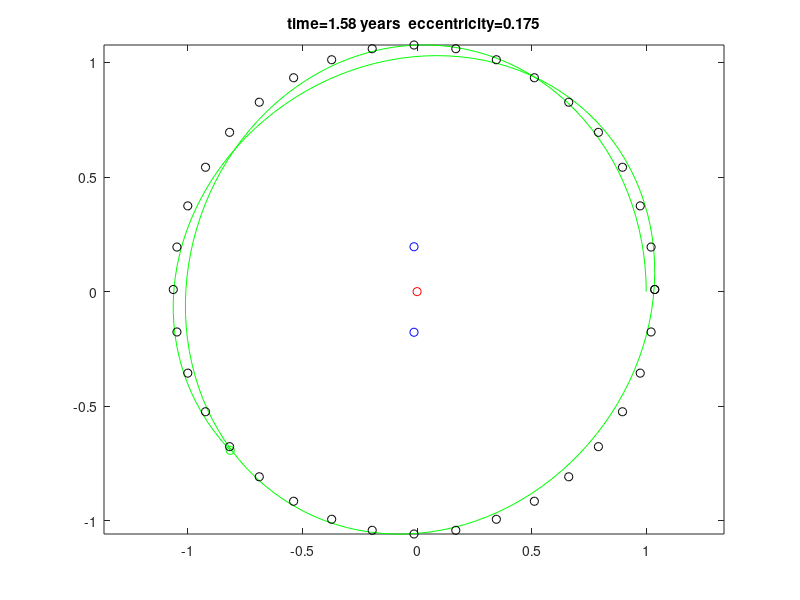

Reproduce this figure in MATLAB.
clear;

h=0.05;       % timestep of 0.05 time-units
pos=[1 0];    % initial position
vel=[0 1.1];  % initial velocity

steps=200;              % number of steps
skip=ceil(steps/100);   % plot only 100 frames

for i=1:steps
  x(i)=pos(1);
  y(i)=pos(2);
  time=(i-1)*h/(2*pi);

  % Draw the trajectory and ellipse every skip'th step
  if rem(i,skip)==0
    a=0.5*(max(x)-min(x));   % compute width of ellipse
    b=0.5*(max(y)-min(y));   % compute height of ellipse

    x0=0.5*(max(x)+min(x));  % compute centre (x0,y0) of ellipse
    y0=0.5*(max(y)+min(y));

    % Two kinds of ellipse (tall/thin, or squat/wide)
    if a>b
      e=sqrt(1-b^2/a^2);
      xfocus(1)=x0+sqrt(a^2-b^2);  % foci of squat ellipse
      xfocus(2)=x0-sqrt(a^2-b^2);
      yfocus=[y0 y0];  
    else
      e=sqrt(1-a^2/b^2);
      xfocus=[x0 x0];              % foci of tall ellipse
      yfocus(1)=y0+sqrt(b^2-a^2);
      yfocus(2)=y0-sqrt(b^2-a^2);
    end

    % Show the ellipse every 10 degrees
    angle=linspace(0,2*pi,37);   
    xe=x0+a*cos(angle);
    ye=y0+b*sin(angle);

    plot(pos(1),pos(2),'go',x,y,'g-',xe,ye,'ko',0,0,'ro',xfocus,yfocus,'bo')
    title(sprintf('time=%.2f years  eccentricity=%.3f',time,e))
    axis equal
    pause(0.1)
  end

  r=norm(pos);
  accel=-1/r^(-2) * pos/r;
 
  % Verlet Method
  if i==1
    next=pos + h*vel + 0.5*h*h*accel;
  else
    next=2*pos - prev + h*h*accel;
  end
 
  prev=pos;
  pos=next;
end

